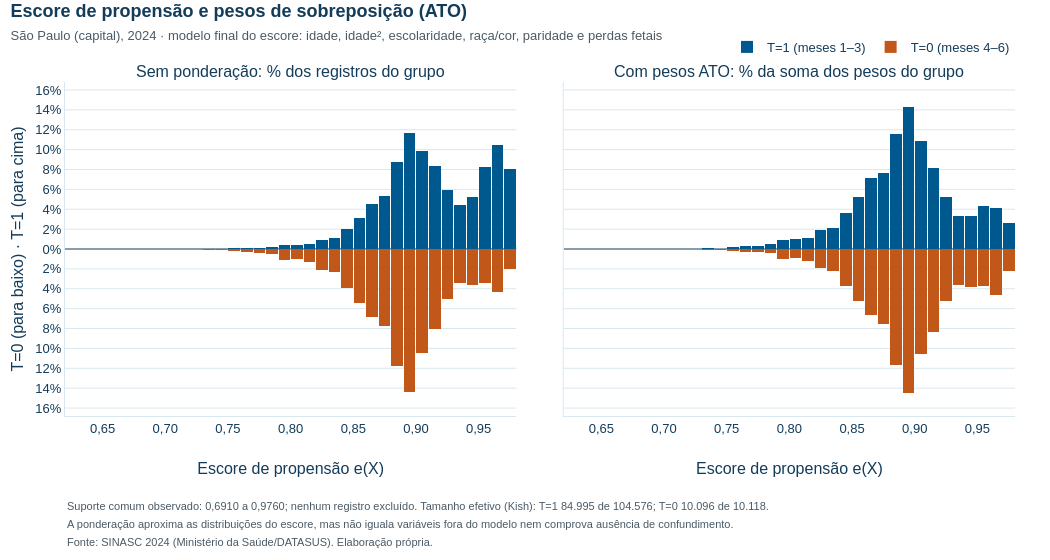

The notebook cell saved with this chart:
### Markdown cell above
### Distribuição do escore e efeito dos pesos

Distribuição do escore de propensão em cada grupo, sem ponderação (esquerda) e com os pesos ATO (direita). Barras para cima: T=1; para baixo: T=0; cada grupo em percentual do próprio total (de registros ou da soma dos pesos). O peso de cada registro é função direta do escore, $1-e$ em T=1 e $e$ em T=0, e aparece no hover. A ponderação reduz a influência das caudas e aproxima as distribuições do escore nos dois grupos. Isso descreve a população de sobreposição; não torna os grupos iguais em variáveis fora do escore (ver situação conjugal na seção 4).

### Code cell
# Escore e pesos ATO por faixa de 0,01, em percentual de cada grupo (registros ou soma dos pesos).
bordas = np.round(np.arange(np.floor(e.min() * 100) / 100, np.ceil(e.max() * 100) / 100 + 0.005, 0.01), 2)
centros = (bordas[:-1] + bordas[1:]) / 2
faixas = [f"{fmt(a, 2)} a {fmt(b, 2)}" for a, b in zip(bordas[:-1], bordas[1:])]
fig_escore = make_subplots(rows=1, cols=2, shared_yaxes=True, horizontal_spacing=0.05,
                           subplot_titles=("Sem ponderação: % dos registros do grupo",
                                           "Com pesos ATO: % da soma dos pesos do grupo"))
maximo = 0
for g, nome, cor, sinal in [(1, "T=1 (meses 1–3)", COR_T1, 1), (0, "T=0 (meses 4–6)", COR_T0, -1)]:
    eg, wg = e[T == g], w[T == g]
    n_faixa, _ = np.histogram(eg, bins=bordas)
    w_faixa, _ = np.histogram(eg, bins=bordas, weights=wg)
    pct_n, pct_w = 100 * n_faixa / len(eg), 100 * w_faixa / wg.sum()
    maximo = max(maximo, pct_n.max(), pct_w.max())
    peso_faixa = 1 - centros if g == 1 else centros
    regra = "1 − e(X)" if g == 1 else "e(X)"
    dados_faixa = [[fx, float(pn), int(nf), float(pw), float(pf)]
                   for fx, pn, nf, pw, pf in zip(faixas, pct_n, n_faixa, pct_w, peso_faixa)]
    for coluna, pct in [(1, pct_n), (2, pct_w)]:
        fig_escore.add_bar(
            x=centros, y=sinal * pct, width=0.0092, marker_color=cor, name=nome, legendgroup=nome,
            showlegend=coluna == 1, row=1, col=coluna, customdata=dados_faixa,
            hovertemplate=(f"<b>{nome}</b><br>Escore e(X): %{{customdata[0]}}<br>"
                           "Registros: %{customdata[2]:,.0f} (%{customdata[1]:.2f}% do grupo)<br>"
                           "Soma dos pesos ATO: %{customdata[3]:.2f}% do grupo<br>"
                           f"Peso ATO na faixa ≈ %{{customdata[4]:.2f}} ({regra})<extra></extra>"))
passo = 2 if maximo < 16 else 5
limite = passo * np.ceil(maximo / passo)
marcas = np.arange(-limite, limite + passo, passo)
fig_escore.update_yaxes(tickvals=marcas, ticktext=[fmt(abs(v), 0) + "%" for v in marcas],
                        range=[-limite * 1.05, limite * 1.05], zeroline=True, zerolinecolor=COR_TEXTO)
fig_escore.update_yaxes(title="T=0 (para baixo) · T=1 (para cima)", row=1, col=1)
fig_escore.update_xaxes(title="Escore de propensão e(X)", tickformat=".2f", dtick=0.05)
layout_academico(
    fig_escore, "Escore de propensão e pesos de sobreposição (ATO)",
    "São Paulo (capital), 2024 · modelo final do escore: idade, idade², escolaridade, raça/cor, paridade e perdas fetais",
    notas=[f"Suporte comum observado: {fmt(suporte[0], 4)} a {fmt(suporte[1], 4)}; nenhum registro excluído. "
           f"Tamanho efetivo (Kish): T=1 {fmt(ess.iloc[0])} de {fmt(n_t1)}; T=0 {fmt(ess.iloc[1])} de {fmt(n_t0)}.",
           "A ponderação aproxima as distribuições do escore, mas não iguala variáveis fora do modelo nem comprova ausência "
           "de confundimento.", FONTE_SINASC_2024],
    nome_arquivo="06_escore_pesos_ato", altura=560)
fig_escore.update_layout(barmode="overlay", bargap=0,
                         legend=dict(orientation="h", x=1, xanchor="right", y=1.06, yanchor="bottom"))
exibir_plotly(fig_escore)

### Figure 1 — Plotly figure (JSON) as saved in the notebook; plotly's stock layout.template omitted (floating-point values rounded to 4 significant figures; data arrays with more than 128 entries replaced by an {"elided": "..."} marker saying what was removed)
{"data": [{"customdata": {"elided": "36x5 mixed values"}, "hovertemplate": "<b>T=1 (meses 1–3)</b><br>Escore e(X): %{customdata[0]}<br>Registros: %{customdata[2]:,.0f} (%{customdata[1]:.2f}% do grupo)<br>Soma dos pesos ATO: %{customdata[3]:.2f}% do grupo<br>Peso ATO na faixa ≈ %{customdata[4]:.2f} (1 − e(X))<extra></extra>", "legendgroup": "T=1 (meses 1–3)", "marker": {"color": "#00598E"}, "name": "T=1 (meses 1–3)", "showlegend": true, "type": "bar", "width": 0.0092, "x": [0.625, 0.635, 0.645, 0.655, 0.665, 0.675, 0.685, 0.695, 0.705, 0.715, 0.725, 0.735, 0.745, 0.755, 0.765, 0.775, 0.785, 0.795, 0.805, 0.815, 0.825, 0.835, 0.845, 0.855, 0.865, 0.875, 0.885, 0.895, 0.905, 0.915, 0.925, 0.935, 0.945, 0.955, 0.965, 0.975], "xaxis": "x", "y": [0.0009562, 0.0009562, 0.0, 0.0, 0.0009562, 0.0, 0.001912, 0.005737, 0.005737, 0.00765, 0.00765, 0.02199, 0.01721, 0.06311, 0.1004, 0.132, 0.1826, 0.3701, 0.4303, 0.5164, 0.9457, 1.132, 2.011, 3.116, 4.541, 5.285, 8.717, 11.69, 9.899, 8.335, 5.973, 4.415, 5.215, 8.294, 10.5, 8.062], "yaxis": "y"}, {"customdata": {"elided": "36x5 mixed values"}, "hovertemplate": "<b>T=1 (meses 1–3)</b><br>Escore e(X): %{customdata[0]}<br>Registros: %{customdata[2]:,.0f} (%{customdata[1]:.2f}% do grupo)<br>Soma dos pesos ATO: %{customdata[3]:.2f}% do grupo<br>Peso ATO na faixa ≈ %{customdata[4]:.2f} (1 − e(X))<extra></extra>", "legendgroup": "T=1 (meses 1–3)", "marker": {"color": "#00598E"}, "name": "T=1 (meses 1–3)", "showlegend": false, "type": "bar", "width": 0.0092, "x": [0.625, 0.635, 0.645, 0.655, 0.665, 0.675, 0.685, 0.695, 0.705, 0.715, 0.725, 0.735, 0.745, 0.755, 0.765, 0.775, 0.785, 0.795, 0.805, 0.815, 0.825, 0.835, 0.845, 0.855, 0.865, 0.875, 0.885, 0.895, 0.905, 0.915, 0.925, 0.935, 0.945, 0.955, 0.965, 0.975], "xaxis": "x2", "y": [0.004175, 0.004088, 0.0, 0.0, 0.003695, 0.0, 0.006914, 0.02051, 0.01957, 0.02536, 0.02437, 0.06796, 0.05064, 0.1807, 0.2711, 0.3457, 0.4569, 0.8839, 0.9677, 1.113, 1.916, 2.163, 3.616, 5.221, 7.104, 7.669, 11.61, 14.27, 10.9, 8.14, 5.186, 3.351, 3.285, 4.344, 4.173, 2.61], "yaxis": "y2"}, {"customdata": {"elided": "36x5 mixed values"}, "hovertemplate": "<b>T=0 (meses 4–6)</b><br>Escore e(X): %{customdata[0]}<br>Registros: %{customdata[2]:,.0f} (%{customdata[1]:.2f}% do grupo)<br>Soma dos pesos ATO: %{customdata[3]:.2f}% do grupo<br>Peso ATO na faixa ≈ %{customdata[4]:.2f} (e(X))<extra></extra>", "legendgroup": "T=0 (meses 4–6)", "marker": {"color": "#C2571A"}, "name": "T=0 (meses 4–6)", "showlegend": true, "type": "bar", "width": 0.0092, "x": [0.625, 0.635, 0.645, 0.655, 0.665, 0.675, 0.685, 0.695, 0.705, 0.715, 0.725, 0.735, 0.745, 0.755, 0.765, 0.775, 0.785, 0.795, 0.805, 0.815, 0.825, 0.835, 0.845, 0.855, 0.865, 0.875, 0.885, 0.895, 0.905, 0.915, 0.925, 0.935, 0.945, 0.955, 0.965, 0.975], "xaxis": "x", "y": [-0.0, -0.0, -0.0, -0.0, -0.0, -0.0, -0.0, -0.009883, -0.0, -0.02965, -0.04942, -0.1186, -0.06918, -0.1977, -0.2965, -0.3756, -0.5041, -1.107, -0.9686, -1.295, -2.115, -2.362, -3.904, -5.426, -6.859, -7.729, -11.8, -14.41, -10.46, -8.094, -5.031, -3.449, -3.607, -3.449, -4.28, -2.006], "yaxis": "y"}, {"customdata": {"elided": "36x5 mixed values"}, "hovertemplate": "<b>T=0 (meses 4–6)</b><br>Escore e(X): %{customdata[0]}<br>Registros: %{customdata[2]:,.0f} (%{customdata[1]:.2f}% do grupo)<br>Soma dos pesos ATO: %{customdata[3]:.2f}% do grupo<br>Peso ATO na faixa ≈ %{customdata[4]:.2f} (e(X))<extra></extra>", "legendgroup": "T=0 (meses 4–6)", "marker": {"color": "#C2571A"}, "name": "T=0 (meses 4–6)", "showlegend": false, "type": "bar", "width": 0.0092, "x": [0.625, 0.635, 0.645, 0.655, 0.665, 0.675, 0.685, 0.695, 0.705, 0.715, 0.725, 0.735, 0.745, 0.755, 0.765, 0.775, 0.785, 0.795, 0.805, 0.815, 0.825, 0.835, 0.845, 0.855, 0.865, 0.875, 0.885, 0.895, 0.905, 0.915, 0.925, 0.935, 0.945, 0.955, 0.965, 0.975], "xaxis": "x2", "y": [-0.0, -0.0, -0.0, -0.0, -0.0, -0.0, -0.0, -0.007657, -0.0, -0.0237, -0.04031, -0.09752, -0.05781, -0.167, -0.2549, -0.3259, -0.4431, -0.9853, -0.8749, -1.181, -1.956, -2.211, -3.697, -5.204, -6.65, -7.579, -11.71, -14.45, -10.61, -8.309, -5.217, -3.612, -3.824, -3.693, -4.633, -2.186], "yaxis": "y2"}], "layout": {"annotations": [{"font": {"size": 16}, "showarrow": false, "text": "Sem ponderação: % dos registros do grupo", "x": 0.2375, "xanchor": "center", "xref": "paper", "y": 1.0, "yanchor": "bottom", "yref": "paper"}, {"font": {"size": 16}, "showarrow": false, "text": "Com pesos ATO: % da soma dos pesos do grupo", "x": 0.7625, "xanchor": "center", "xref": "paper", "y": 1.0, "yanchor": "bottom", "yref": "paper"}, {"align": "left", "font": {"color": "#4A5A66", "size": 11}, "showarrow": false, "text": "Suporte comum observado: 0,6910 a 0,9760; nenhum registro excluído. Tamanho efetivo (Kish): T=1 84.995 de 104.576; T=0 10.096 de 10.118.", "x": 0, "xanchor": "left", "xref": "paper", "y": 0, "yanchor": "top", "yref": "paper", "yshift": -82}, {"align": "left", "font": {"color": "#4A5A66", "size": 11}, "showarrow": false, "text": "A ponderação aproxima as distribuições do escore, mas não iguala variáveis fora do modelo nem comprova ausência de confundimento.", "x": 0, "xanchor": "left", "xref": "paper", "y": 0, "yanchor": "top", "yref": "paper", "yshift": -100}, {"align": "left", "font": {"color": "#4A5A66", "size": 11}, "showarrow": false, "text": "Fonte: SINASC 2024 (Ministério da Saúde/DATASUS). Elaboração própria.", "x": 0, "xanchor": "left", "xref": "paper", "y": 0, "yanchor": "top", "yref": "paper", "yshift": -118}], "bargap": 0, "barmode": "overlay", "font": {"color": "#133C5A", "family": "Arial, Helvetica, sans-serif", "size": 13}, "height": 560, "hoverlabel": {"bgcolor": "white", "bordercolor": "#D9E7EE", "font": {"color": "#133C5A", "family": "Arial, Helvetica, sans-serif", "size": 13}}, "legend": {"bgcolor": "rgba(255,255,255,0)", "orientation": "h", "x": 1, "xanchor": "right", "y": 1.06, "yanchor": "bottom"}, "margin": {"b": 144, "t": 82}, "meta": {"nome_arquivo": "06_escore_pesos_ato"}, "separators": ",.", "title": {"font": {"color": "#133C5A", "size": 18}, "text": "<b>Escore de propensão e pesos de sobreposição (ATO)</b><br><span style='font-size:13px;color:#4A5A66'>São Paulo (capital), 2024 · modelo final do escore: idade, idade², escolaridade, raça/cor, paridade e perdas fetais</span>", "x": 0.01, "xanchor": "left", "y": 0.97, "yanchor": "top"}, "width": 1050, "xaxis": {"anchor": "y", "domain": [0.0, 0.475], "dtick": 0.05, "tickformat": ".2f", "title": {"text": "Escore de propensão e(X)"}}, "xaxis2": {"anchor": "y2", "domain": [0.525, 1.0], "dtick": 0.05, "tickformat": ".2f", "title": {"text": "Escore de propensão e(X)"}}, "yaxis": {"anchor": "x", "domain": [0.0, 1.0], "range": [-16.8, 16.8], "ticktext": ["16%", "14%", "12%", "10%", "8%", "6%", "4%", "2%", "0%", "2%", "4%", "6%", "8%", "10%", "12%", "14%", "16%"], "tickvals": [-16.0, -14.0, -12.0, -10.0, -8.0, -6.0, -4.0, -2.0, 0.0, 2.0, 4.0, 6.0, 8.0, 10.0, 12.0, 14.0, 16.0], "title": {"text": "T=0 (para baixo) · T=1 (para cima)"}, "zeroline": true, "zerolinecolor": "#133C5A"}, "yaxis2": {"anchor": "x2", "domain": [0.0, 1.0], "matches": "y", "range": [-16.8, 16.8], "showticklabels": false, "ticktext": ["16%", "14%", "12%", "10%", "8%", "6%", "4%", "2%", "0%", "2%", "4%", "6%", "8%", "10%", "12%", "14%", "16%"], "tickvals": [-16.0, -14.0, -12.0, -10.0, -8.0, -6.0, -4.0, -2.0, 0.0, 2.0, 4.0, 6.0, 8.0, 10.0, 12.0, 14.0, 16.0], "zeroline": true, "zerolinecolor": "#133C5A"}}}
